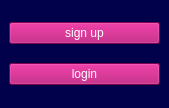
<?xml version="1.0" encoding="UTF-8"?>
<ui version="4.0">
 <class>MainWindow</class>
 <widget class="QMainWindow" name="MainWindow">
  <property name="geometry">
   <rect>
    <x>0</x>
    <y>0</y>
    <width>169</width>
    <height>108</height>
   </rect>
  </property>
  <property name="windowTitle">
   <string>MainWindow</string>
  </property>
  <property name="styleSheet">
   <string notr="true">QWidget{
	 background-color:#01004a;
}

QPushButton{
	background-color:#b0046b;
}
QPushButton::hover{
	background-color:#780148;
}</string>
  </property>
  <widget class="QWidget" name="centralwidget">
   <layout class="QVBoxLayout" name="verticalLayout">
    <item>
     <widget class="QPushButton" name="pushButton">
      <property name="styleSheet">
       <string notr="true">color: rgb(255, 255, 255);</string>
      </property>
      <property name="text">
       <string>sign up</string>
      </property>
     </widget>
    </item>
    <item>
     <widget class="QPushButton" name="pushButton_2">
      <property name="styleSheet">
       <string notr="true">color: rgb(255, 255, 255);</string>
      </property>
      <property name="text">
       <string>login</string>
      </property>
      <property name="autoDefault">
       <bool>false</bool>
      </property>
     </widget>
    </item>
   </layout>
  </widget>
 </widget>
 <resources/>
 <connections/>
</ui>
